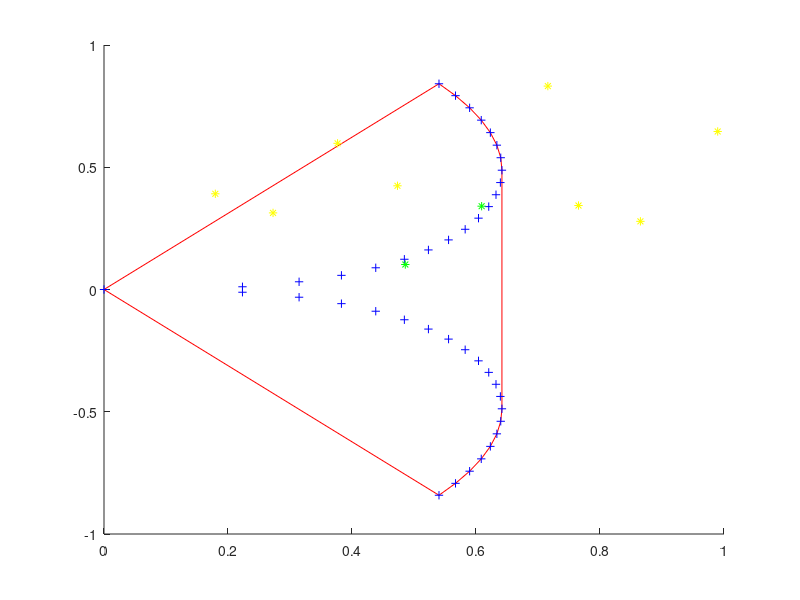

This figure's MATLAB source:
clear
clc

xx = -1:.05:1; yy = abs(sqrt(xx));
[x,y] = pol2cart(xx,yy);
k = convhull(x,y);
hold on
plot(x(k),y(k),'r-',x,y,'b+')
x_test = rand(10,1);
y_test = rand(10,1);
x = [x' ; x(1)]; y = [y' ; y(1)];
IN = inpolygon(x_test,y_test,x, y);%x(k),y(k))
plot(x_test(IN),y_test(IN),'g*',x_test(~IN),y_test(~IN),'y*')
hold off